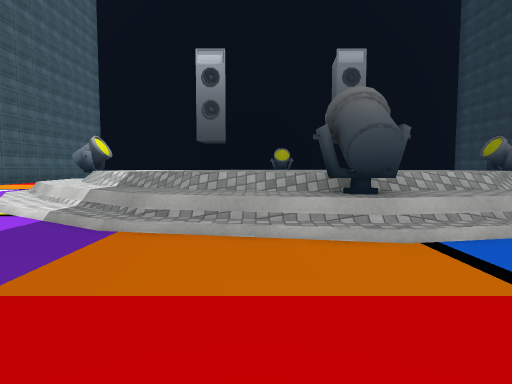
View 1 (above)

16 first-person views from a walk through a Unity game level. The camera is 1.2 m above the floor, tilts 4° down and sees 75° across. The floor is counted in squares, 2 m on a side. Each view is taken from the middle of a square. On the plan, view 1 faces up. The plan holds only what a view shows up to about 10 squares ahead; the rest is blank. The player character is not drawn. Some surface patterns are stand-ins.

View 2
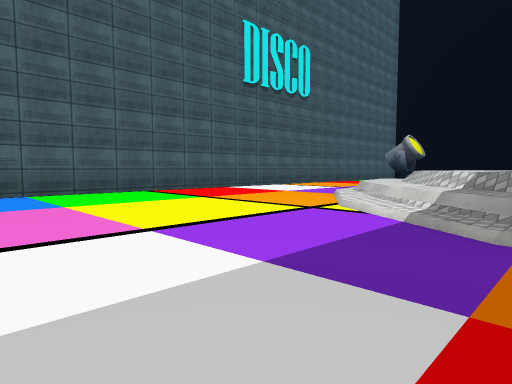

View 3
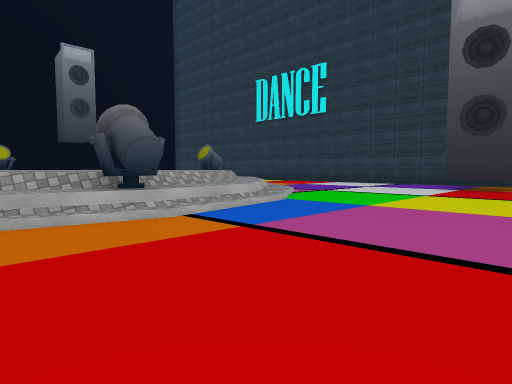

View 4
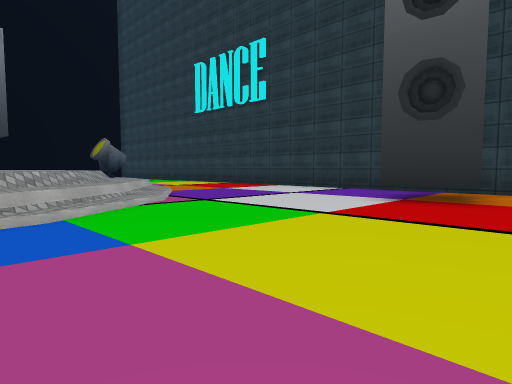

View 5
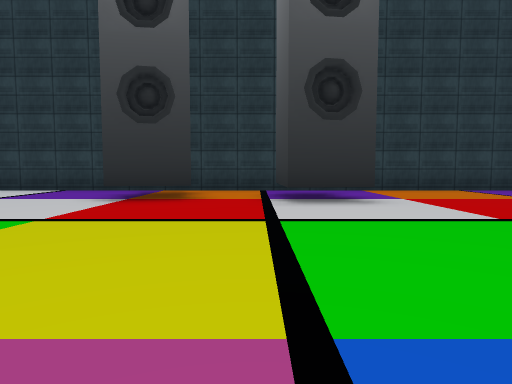

View 6
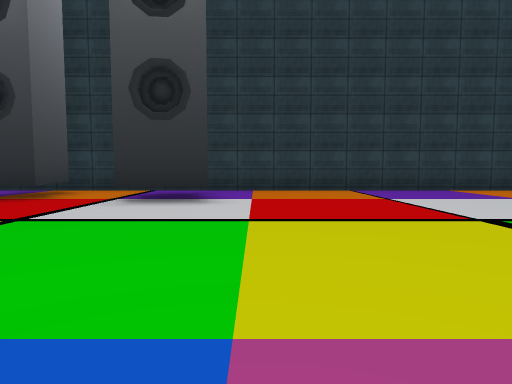

View 7
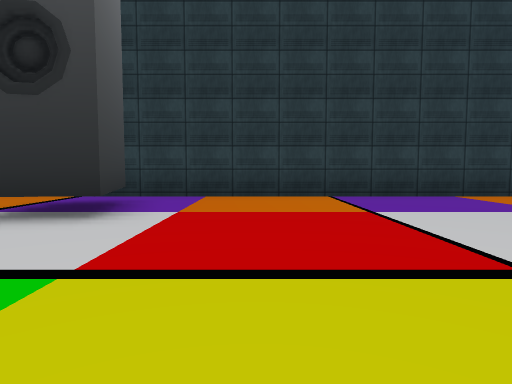

View 8
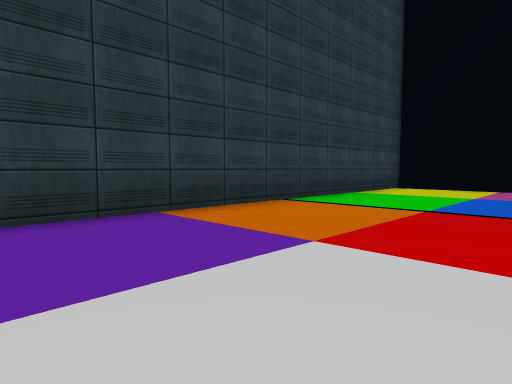

View 9
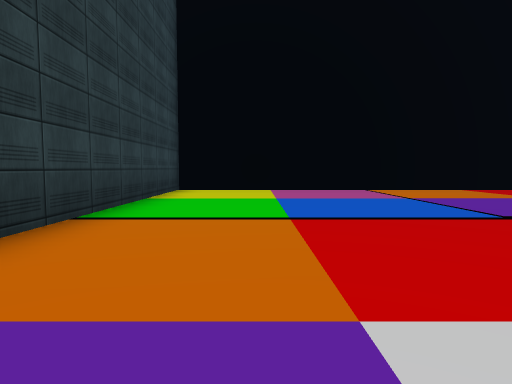

View 10
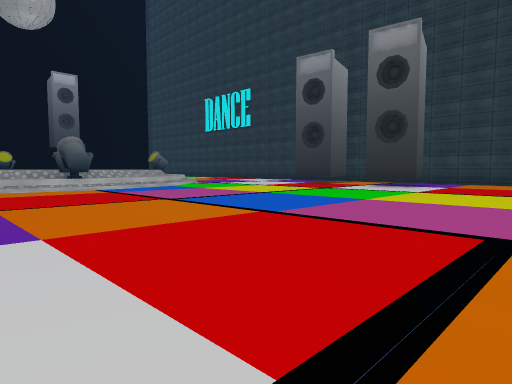

View 11
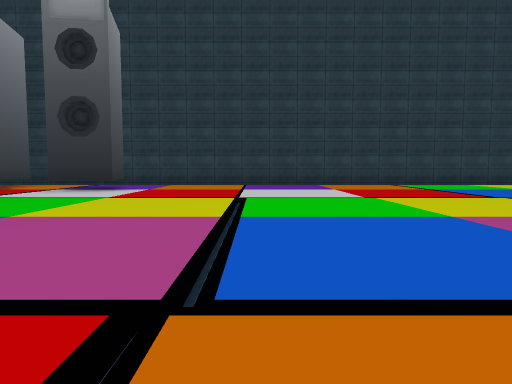

View 12
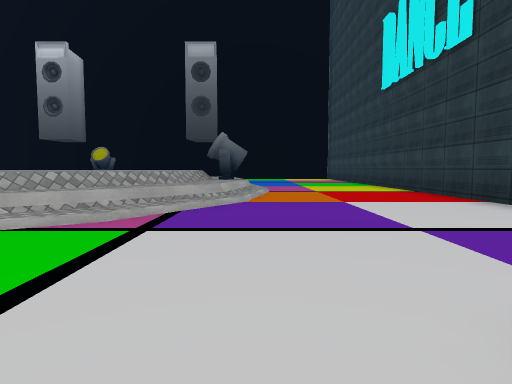

View 13
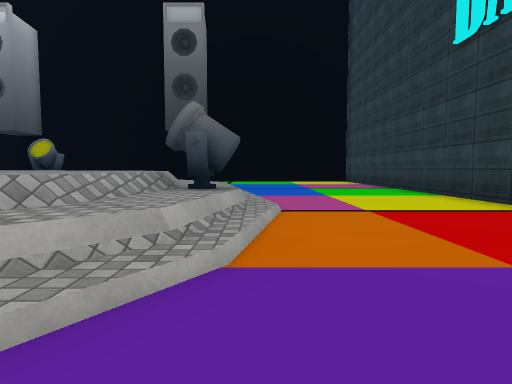

View 14
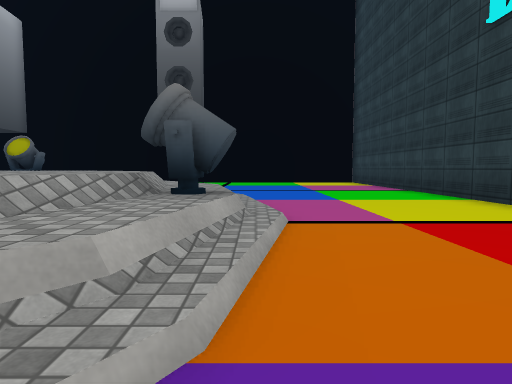

View 15
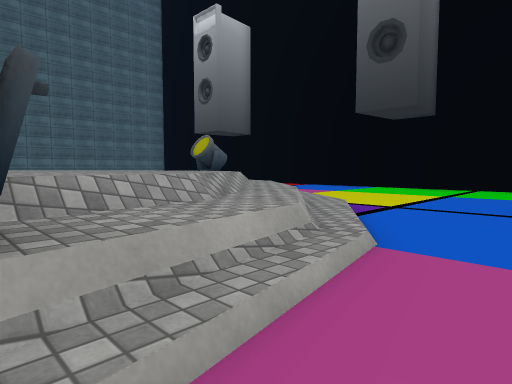

View 16
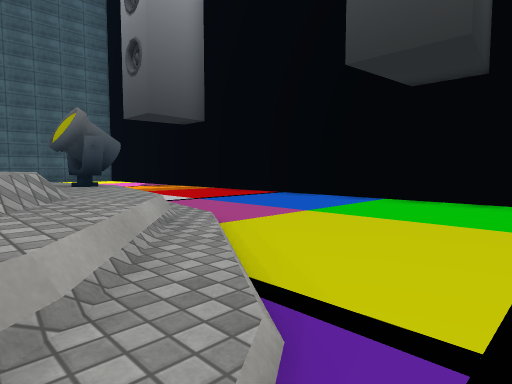

### Floor plan
Key: @ floor where view 1 was taken; # wall or solid block; . main floor; : floor 0.25 m higher than the main floor; / step, stairs or slope; = window, fence, low wall or low ledge; ^ raised ledge.
Columns run from 10 left of view 1 to 13 right of it. Each row starts with its distance up from view 1.
 20          ..........
 19         ...........
 18         ...........
 17            ........
 16           ^#^^//.......#
 15           ^^^^^^:......#
 14               ^^^/.....#
 13              ^^^^^.....#
 12             ^^^^^^.....#
 11            ^^^^^^^:....#
 10      #^^^^^^^  ^^#:....#
  9      ^         ^^^:....#
  8    ..^^ ^     ^ ^^/....#
  7   ...:^^^ ^  ^^^^^/....#
  6 #.....^^^^^^ ^^^^:.....#
  5 #......^^^^^^^^^:......#
  4 #.......^^^#^^^:.......#
  3 #.........=#:=/........#
  2 #......................#
  1 #...................##.#
  0      .....@............#
 -1          ..............#
 -2          ..........###.#
 -3         ...........##..#
 -4         ...............#
 -5         ...............#
 -6         ...............#
 -7         ...............#
 -8            ............#
 -9             ...........#
-10              ..........#
-11                ........#
-12                 .......#
-13                 .......#
-14                ........#
-15                ........#
-16               .........#
-17               .........#
-18                       ##

Where each view was taken, in squares from view 1:
view 1: 0 up, 0 right, facing up
view 2: 0 up, 1 left, facing up-left
view 3: 1 down, 1 left, facing up-right
view 4: 1 down, 3 right, facing up-right
view 5: 1 down, 3 right, facing right
view 6: 4 down, 3 right, facing right
view 7: 5 down, 5 right, facing right
view 8: 7 down, 8 right, facing down-right
view 9: 8 down, 10 right, facing down
view 10: 7 down, 2 left, facing up-right
view 11: 7 down, 0 right, facing right
view 12: 1 up, 8 right, facing up
view 13: 5 up, 8 right, facing up
view 14: 6 up, 8 right, facing up
view 15: 10 up, 9 right, facing up-left
view 16: 14 up, 7 right, facing up-left
